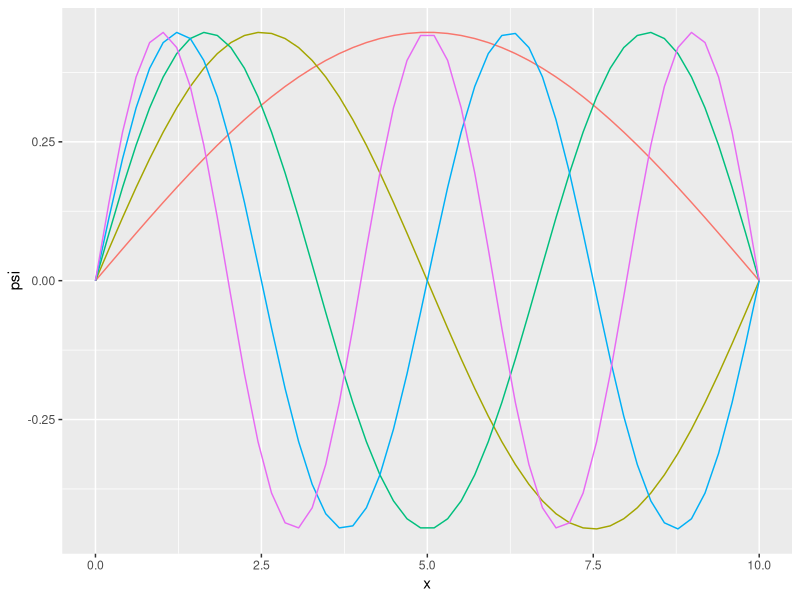
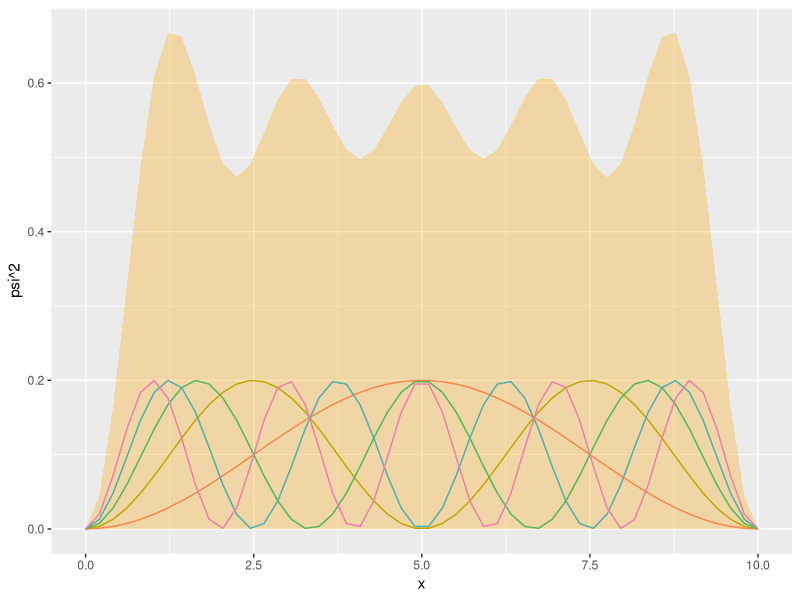
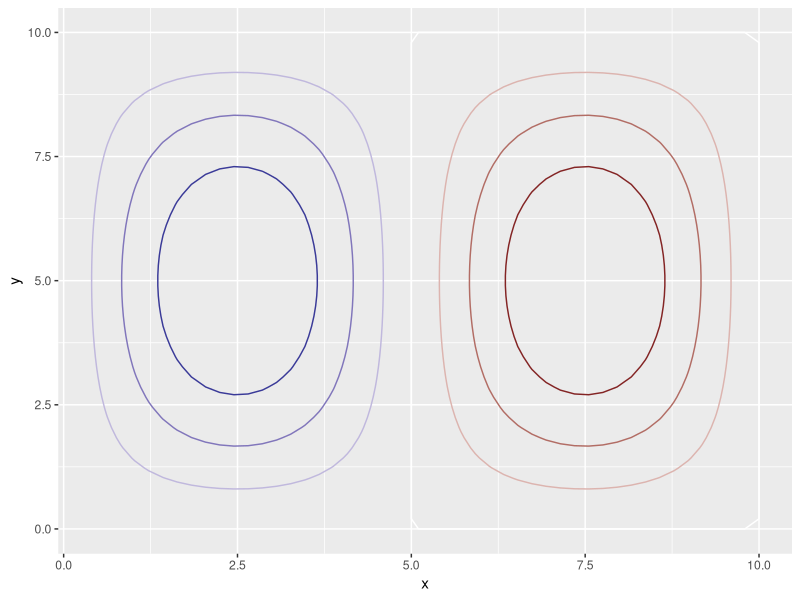

Here is the R script that generated these plots, in order: (Note: this script raises an error after producing the figures.)
## ---- chunk 1
library(ggplot2)
library(dplyr)
library(tidyr)
## ---- chunk 2
L <- 10 # nm
x <- seq(0, L , length.out = 50)
n <- seq(1,5)
qwave <- data.frame(wave = rep(n, each = length(x)) , x = rep(x, length(n)))
qwave <- qwave %>%
  mutate(psi = (2/L)^(1/2) * sinpi(wave * x / L))

tot <- qwave %>%
  group_by(x) %>%
  summarize(sum = sum(psi ^ 2))

ggplot(qwave, aes(x=x, y = psi, col = factor(wave))) + 
  geom_line() +
  guides(col = FALSE) 

ggplot(qwave) +
  geom_line(aes(x=x, y = psi^2, col = factor(wave))) + 
  geom_area(data = tot, aes( x =x , y = sum), fill = 'orange', alpha = 0.3) +
  guides(col = FALSE)

## ---- chunk 3
w1 <- qwave %>%
  filter(wave == 1)
w2 <- qwave %>%
  filter(wave==2)
w3 <- qwave %>%
  filter(wave ==3)
q2wave <- data.frame(x = rep(w1$x, length(w1$x)), y = rep(w1$x, each = length(w1$x)), one = rep(w1$psi, length(w1$psi)), one.y = rep(w1$psi, each = length(w1$psi)), two = rep(w2$psi, length(w2$psi)), two.y = rep(w2$psi, each = length(w2$psi)), three = rep(w3$psi, length(w3$psi)), three.y = rep(w3$psi, each = length(w3$psi))) %>%
                       mutate(o.o = one * one.y, o.t = one * two.y, o.th = one * three.y, t.t = two * two.y, t.th = two * three.y, th.th = three * three.y)

ggplot(q2wave, aes(x=x, y= y, z= two * one.y)) +
  geom_contour(aes(col = stat(level))) +
  scale_color_gradient2() +
  guides(col = FALSE)
## ---- chunk 4
V <- 1  # Potential energy of wall
L <- 10 # thickness of wall
x <- seq(-50, 50, length.out = 100)
A <- 1
B <- 1
k <- 
psil <-  A * e^(complex(real = 0 , imaginary = 1) * k * x) + B * e^(complex(real = 0 , imaginary = -1) * k * x)
## ---- chunk 5
me <- 9.109e-31
mp <- 1.6726219e-27
mh <- 1.6737236e-27
h  <- 1.055e-34
V <- 100
E <- seq(0,V, length.out= 100)
k <- ((2 * me * (V - E)) ^(-1/2))/h
L <- 1e-20
Tr <- (((exp(k * L) - exp(-k * L))^2)/(16*(E/V) * (1-(E/V))))^(-1)
plot(E/V, Tr)
